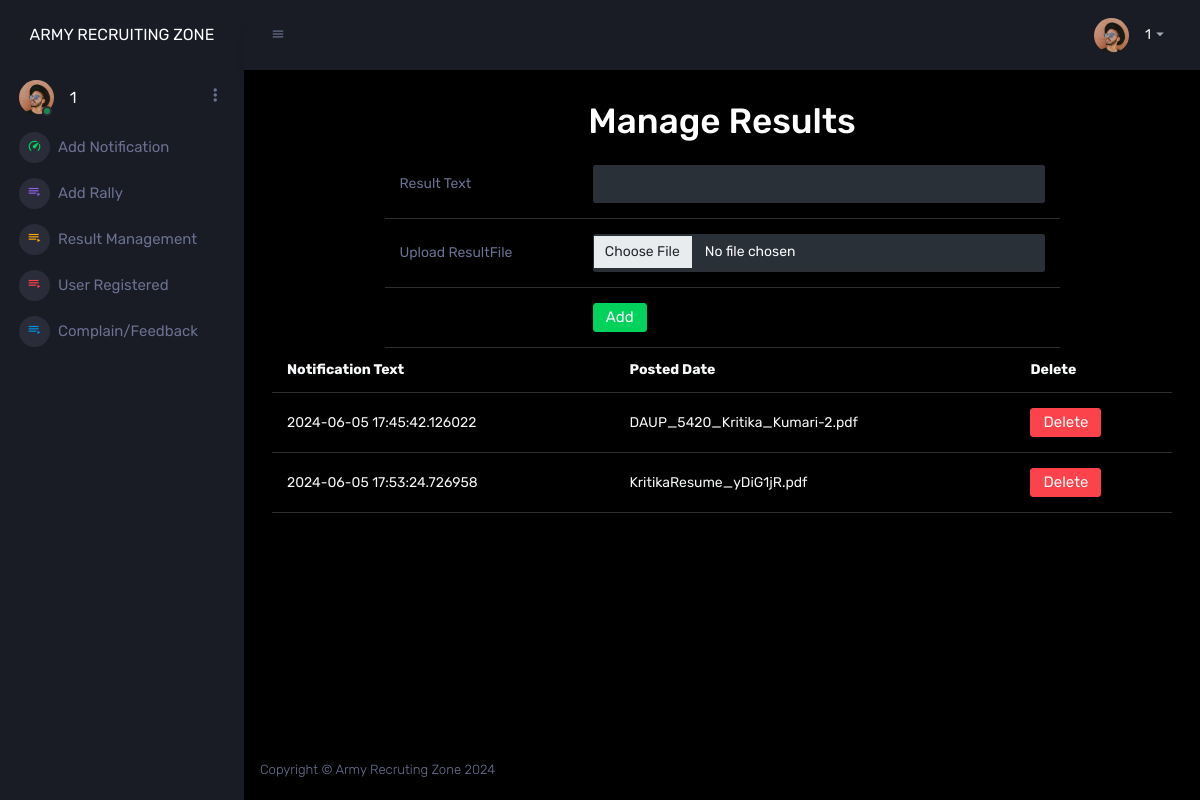
/adminapp/resultmanagement/ (signed in), run on the app's committed database.
### adminapp/models.py (models this page shows)
class Result(models.Model):
    resultdate=models.CharField(max_length=30)
    resultfile=models.FileField()

### adminapp/views.py (the view)
# urls.py: path('resultmanagement/',views.resultmanagement,name="resultmanagement"),
@cache_control(no_cache=True, must_revalidate=True,no_store=True)
def resultmanagement(request):
    try:
        if request.session["adminid"]!=None:
            adminid=request.session["adminid"]
            rel=Result.objects.all()
            if request.method=="POST":
                resultfile=request.FILES['resultfile']
                resultdate=datetime.datetime.today()
                result=Result(resultdate=resultdate,resultfile=resultfile)
                result.save()
                return redirect("adminapp:resultmanagement")
            return render(request,"resultmanagement.html",locals())
    except KeyError:
        return redirect("adminapp:login")

### adminapp/templates/resultmanagement.html (shortened to what this page needs)
{% extends "adminparent.html" %}
{% block body %}
    <div class="row">
        <div class="col-sm-12">
            <h1 style="text-align:center;">Manage Results</h1>
            <form method="post" enctype="multipart/form-data">
                <table class="table w-75 mx-auto">
                    <tr>
                        <td>Result Text</td>
                        <td>
                            <input type="text" name="resultDate" class="form-control text-light">
                        </td>
                    </tr>
                    <tr>
                        <td>Upload ResultFile</td>
                        <td>
                            <input type="file" name="resultfile" class="form-control">
                        </td>
                    </tr>
                    <tr>
                        <td></td>
                        <td>
                            <button type="submit" class="btn btn-success">Add</button>
                        </td>
                    </tr>
                </table>
            </form>
        </div>
    </div>
    <div class="row">
        <div class="col-sm-12">
            <table class="table text-light">
                <tr>
                    <th>Notification Text</th>
                    <th>Posted Date</th>
                    <th>Delete</th>
                </tr>
                {% for n in rel %}
                <tr>
                    <td>{{n.resultdate}}</td>
                    <td>{{n.resultfile}}</td>
                    <td>
                        <a href="{% url 'adminapp:delrel' id=n.id %}" class="btn btn-danger">Delete</a>
                    </td>
                </tr>
                {% endfor %}
            </table>
        </div>
    </div>
{% endblock %}

### data on the page
Result: resultdate "2024-06-05 17:45:42.126022", resultfile "DAUP_5420_Kritika_Kumari-2.pdf"
Result: resultdate "2024-06-05 17:53:24.726958", resultfile "KritikaResume_yDiG1jR.pdf"

### other printed values
{{ adminid }} "1"
